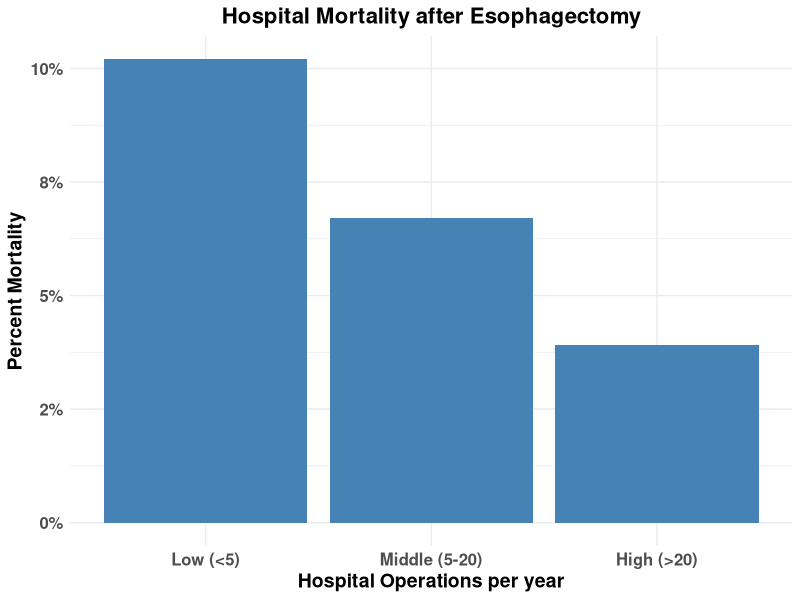

Generate this figure with R:
## ---- chunk 1
knitr::opts_chunk$set(echo = TRUE)
## ---- chunk 2
library(ggplot2)
H <- c(10.2,6.7,3.9)
M <- c("Low (<5)","Middle (5-20)","High (>20)")


df<-data.frame(mortality=c(.102,.067,.039),strength=c("Low (<5)","Middle (5-20)","High (>20)"))
strengths=c("Low (<5)","Middle (5-20)","High (>20)")

p<-ggplot(data=df, aes(x=strength,y=mortality))+
  geom_bar(stat="identity", fill="steelblue")+scale_x_discrete(limits=strengths)+scale_y_continuous(labels = scales::percent_format(accuracy=1)) +theme_minimal() + theme( axis.text=element_text(size=12,face="bold"),axis.title=element_text(size=14, face="bold"),plot.title = element_text(hjust=0.5,face="bold",size=16)) +
  ggtitle("Hospital Mortality after Esophagectomy") +
  labs(y="Percent Mortality",x="Hospital Operations per year")

p
# Plot the bar chart 
#barplot(H,names.arg=M,xlab="Hospital Esophagectomy cases per year",ylab="Risk of Death (Percent)",col="blue",
#main="Risk of Mortality after Esophagectomy",border="red", cex.lab=2, cex.names = 2)
